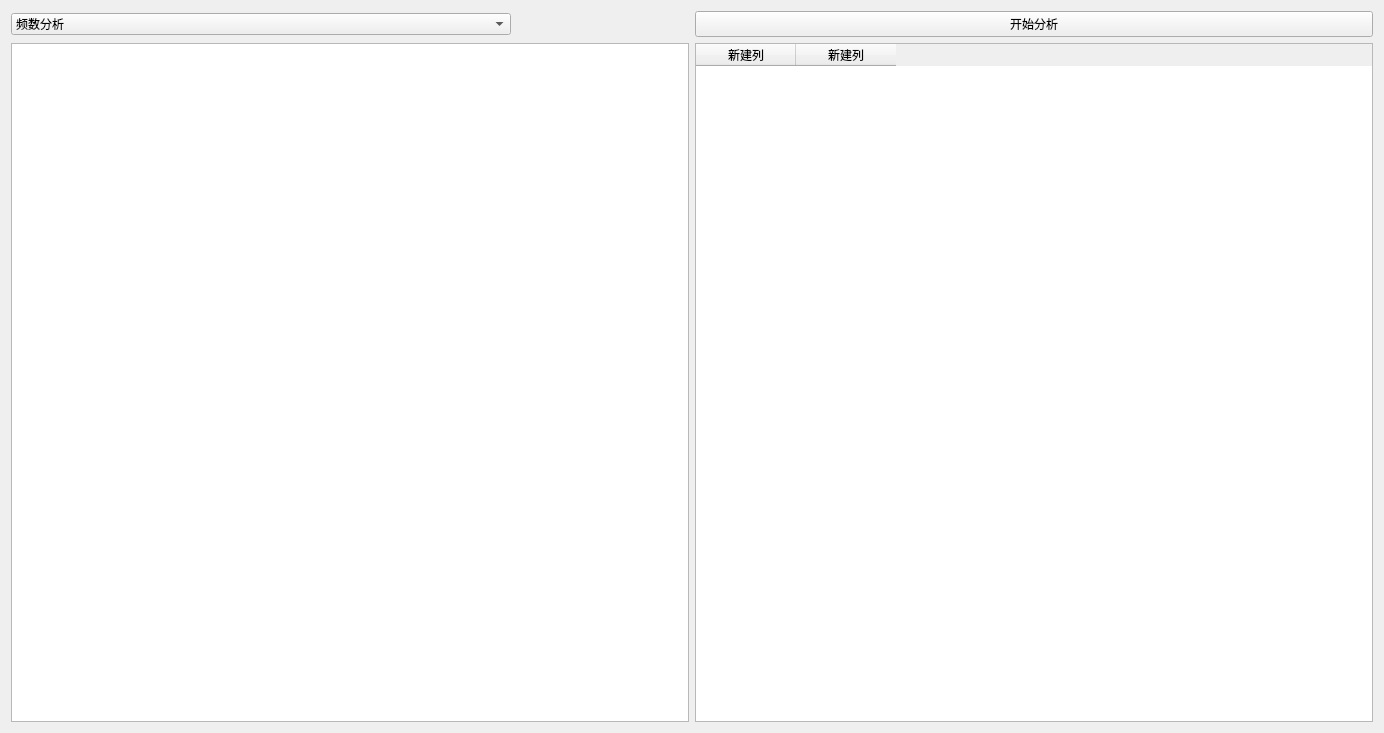
<?xml version="1.0" encoding="UTF-8"?>
<ui version="4.0">
 <class>EvaluationAlgorithms</class>
 <widget class="QWidget" name="EvaluationAlgorithms">
  <property name="geometry">
   <rect>
    <x>0</x>
    <y>0</y>
    <width>1384</width>
    <height>733</height>
   </rect>
  </property>
  <property name="windowTitle">
   <string>Form</string>
  </property>
  <layout class="QGridLayout" name="gridLayout">
   <item row="1" column="0">
    <widget class="QTextEdit" name="textEdit"/>
   </item>
   <item row="1" column="1">
    <widget class="QTableWidget" name="Algorithms_table">
     <column>
      <property name="text">
       <string>新建列</string>
      </property>
     </column>
     <column>
      <property name="text">
       <string>新建列</string>
      </property>
     </column>
    </widget>
   </item>
   <item row="0" column="0">
    <widget class="QComboBox" name="comboBox">
     <property name="minimumSize">
      <size>
       <width>200</width>
       <height>0</height>
      </size>
     </property>
     <property name="maximumSize">
      <size>
       <width>500</width>
       <height>16777215</height>
      </size>
     </property>
     <item>
      <property name="text">
       <string>频数分析</string>
      </property>
     </item>
     <item>
      <property name="text">
       <string>交叉分析</string>
      </property>
     </item>
     <item>
      <property name="text">
       <string>描述性统计分析</string>
      </property>
     </item>
     <item>
      <property name="text">
       <string>正态性分析</string>
      </property>
     </item>
     <item>
      <property name="text">
       <string>信度分析</string>
      </property>
     </item>
     <item>
      <property name="text">
       <string>效度分析</string>
      </property>
     </item>
     <item>
      <property name="text">
       <string>区分度分析</string>
      </property>
     </item>
     <item>
      <property name="text">
       <string>熵权法</string>
      </property>
     </item>
     <item>
      <property name="text">
       <string>层次分析法</string>
      </property>
     </item>
     <item>
      <property name="text">
       <string>因子分析</string>
      </property>
     </item>
     <item>
      <property name="text">
       <string>变异系数法</string>
      </property>
     </item>
     <item>
      <property name="text">
       <string>熵权-变异系数组合法</string>
      </property>
     </item>
     <item>
      <property name="text">
       <string>灰色关联分析</string>
      </property>
     </item>
     <item>
      <property name="text">
       <string>单样本T检验</string>
      </property>
     </item>
     <item>
      <property name="text">
       <string>配对样本T检验</string>
      </property>
     </item>
     <item>
      <property name="text">
       <string>独立样本T检验</string>
      </property>
     </item>
     <item>
      <property name="text">
       <string>相关性分析</string>
      </property>
     </item>
     <item>
      <property name="text">
       <string>Kendall一致性检验</string>
      </property>
     </item>
     <item>
      <property name="text">
       <string>模糊综合评价法</string>
      </property>
     </item>
     <item>
      <property name="text">
       <string>客观和主观评价的得分算法</string>
      </property>
     </item>
    </widget>
   </item>
   <item row="0" column="1">
    <widget class="QPushButton" name="start_btn">
     <property name="text">
      <string>开始分析</string>
     </property>
    </widget>
   </item>
  </layout>
 </widget>
 <resources/>
 <connections/>
</ui>
